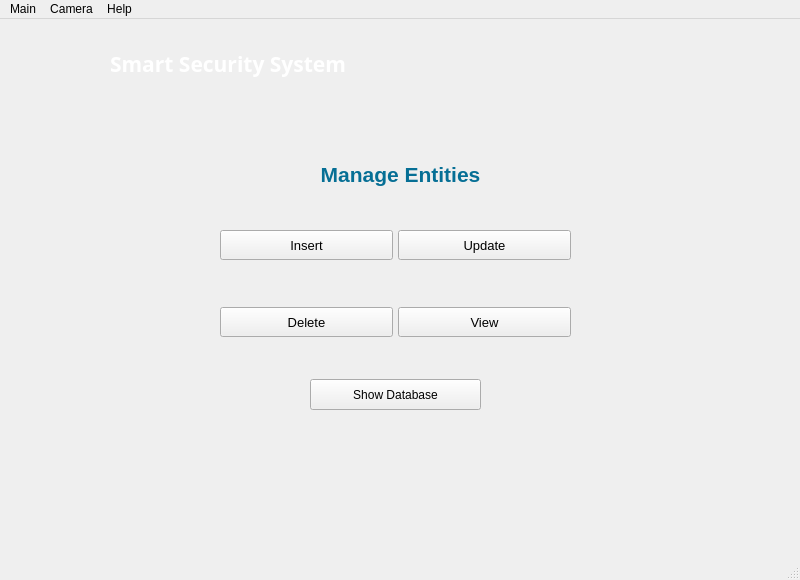
<?xml version="1.0" encoding="UTF-8"?>
<ui version="4.0">
 <class>MainWindow</class>
 <widget class="QMainWindow" name="MainWindow">
  <property name="geometry">
   <rect>
    <x>0</x>
    <y>0</y>
    <width>800</width>
    <height>580</height>
   </rect>
  </property>
  <property name="sizePolicy">
   <sizepolicy hsizetype="Fixed" vsizetype="Preferred">
    <horstretch>0</horstretch>
    <verstretch>0</verstretch>
   </sizepolicy>
  </property>
  <property name="windowTitle">
   <string>MainWindow</string>
  </property>
  <widget class="QWidget" name="centralwidget">
   <widget class="QWidget" name="gridLayoutWidget">
    <property name="geometry">
     <rect>
      <x>220</x>
      <y>170</y>
      <width>351</width>
      <height>191</height>
     </rect>
    </property>
    <layout class="QGridLayout" name="gridLayout">
     <property name="horizontalSpacing">
      <number>5</number>
     </property>
     <item row="0" column="0">
      <widget class="QPushButton" name="insert">
       <property name="minimumSize">
        <size>
         <width>0</width>
         <height>30</height>
        </size>
       </property>
       <property name="maximumSize">
        <size>
         <width>300</width>
         <height>30</height>
        </size>
       </property>
       <property name="font">
        <font>
         <pointsize>10</pointsize>
        </font>
       </property>
       <property name="text">
        <string>Insert</string>
       </property>
       <property name="icon">
        <iconset>
         <normaloff>images/insert.png</normaloff>images/insert.png</iconset>
       </property>
       <property name="iconSize">
        <size>
         <width>30</width>
         <height>30</height>
        </size>
       </property>
      </widget>
     </item>
     <item row="1" column="0">
      <widget class="QPushButton" name="delete_2">
       <property name="minimumSize">
        <size>
         <width>0</width>
         <height>30</height>
        </size>
       </property>
       <property name="maximumSize">
        <size>
         <width>300</width>
         <height>30</height>
        </size>
       </property>
       <property name="font">
        <font>
         <pointsize>10</pointsize>
        </font>
       </property>
       <property name="text">
        <string>Delete</string>
       </property>
       <property name="icon">
        <iconset>
         <normaloff>images/delete.png</normaloff>images/delete.png</iconset>
       </property>
       <property name="iconSize">
        <size>
         <width>28</width>
         <height>28</height>
        </size>
       </property>
      </widget>
     </item>
     <item row="1" column="1">
      <widget class="QPushButton" name="pushButton">
       <property name="minimumSize">
        <size>
         <width>0</width>
         <height>30</height>
        </size>
       </property>
       <property name="maximumSize">
        <size>
         <width>300</width>
         <height>30</height>
        </size>
       </property>
       <property name="font">
        <font>
         <pointsize>10</pointsize>
        </font>
       </property>
       <property name="text">
        <string>View</string>
       </property>
       <property name="icon">
        <iconset>
         <normaloff>images/view.png</normaloff>images/view.png</iconset>
       </property>
       <property name="iconSize">
        <size>
         <width>25</width>
         <height>25</height>
        </size>
       </property>
      </widget>
     </item>
     <item row="0" column="1">
      <widget class="QPushButton" name="update">
       <property name="minimumSize">
        <size>
         <width>0</width>
         <height>30</height>
        </size>
       </property>
       <property name="maximumSize">
        <size>
         <width>300</width>
         <height>30</height>
        </size>
       </property>
       <property name="font">
        <font>
         <pointsize>10</pointsize>
        </font>
       </property>
       <property name="text">
        <string>Update</string>
       </property>
       <property name="icon">
        <iconset>
         <normaloff>images/update.png</normaloff>images/update.png</iconset>
       </property>
       <property name="iconSize">
        <size>
         <width>30</width>
         <height>25</height>
        </size>
       </property>
      </widget>
     </item>
    </layout>
   </widget>
   <widget class="QLabel" name="label_Logo">
    <property name="geometry">
     <rect>
      <x>0</x>
      <y>0</y>
      <width>111</width>
      <height>101</height>
     </rect>
    </property>
    <property name="text">
     <string/>
    </property>
    <property name="pixmap">
     <pixmap>images/Logo.png</pixmap>
    </property>
    <property name="scaledContents">
     <bool>true</bool>
    </property>
   </widget>
   <widget class="QLabel" name="label_Title">
    <property name="geometry">
     <rect>
      <x>110</x>
      <y>10</y>
      <width>291</width>
      <height>71</height>
     </rect>
    </property>
    <property name="font">
     <font>
      <family>Copperplate Gothic Light</family>
      <pointsize>20</pointsize>
      <weight>50</weight>
      <bold>false</bold>
     </font>
    </property>
    <property name="text">
     <string>&lt;html&gt;&lt;head/&gt;&lt;body&gt;&lt;p&gt;&lt;span style=&quot; font-size:16pt; font-weight:600; color:#ffffff;&quot;&gt;Smart Security System&lt;/span&gt;&lt;/p&gt;&lt;/body&gt;&lt;/html&gt;</string>
    </property>
   </widget>
   <widget class="QLabel" name="BG">
    <property name="geometry">
     <rect>
      <x>-10</x>
      <y>-8</y>
      <width>819</width>
      <height>550</height>
     </rect>
    </property>
    <property name="text">
     <string/>
    </property>
    <property name="pixmap">
     <pixmap>images/BG2.png</pixmap>
    </property>
    <property name="scaledContents">
     <bool>true</bool>
    </property>
   </widget>
   <widget class="QLabel" name="label_2">
    <property name="geometry">
     <rect>
      <x>310</x>
      <y>140</y>
      <width>181</width>
      <height>31</height>
     </rect>
    </property>
    <property name="font">
     <font>
      <pointsize>13</pointsize>
     </font>
    </property>
    <property name="text">
     <string>&lt;html&gt;&lt;head/&gt;&lt;body&gt;&lt;p align=&quot;center&quot;&gt;&lt;span style=&quot; font-size:16pt; font-weight:600; color:#066f95;&quot;&gt;Manage Entities&lt;/span&gt;&lt;/p&gt;&lt;/body&gt;&lt;/html&gt;</string>
    </property>
   </widget>
   <widget class="QPushButton" name="pushButton_2">
    <property name="geometry">
     <rect>
      <x>310</x>
      <y>360</y>
      <width>171</width>
      <height>31</height>
     </rect>
    </property>
    <property name="minimumSize">
     <size>
      <width>0</width>
      <height>30</height>
     </size>
    </property>
    <property name="text">
     <string>Show Database</string>
    </property>
    <property name="icon">
     <iconset>
      <normaloff>images/database.png</normaloff>images/database.png</iconset>
    </property>
    <property name="iconSize">
     <size>
      <width>25</width>
      <height>20</height>
     </size>
    </property>
   </widget>
   <zorder>BG</zorder>
   <zorder>gridLayoutWidget</zorder>
   <zorder>label_Logo</zorder>
   <zorder>label_Title</zorder>
   <zorder>label_2</zorder>
   <zorder>pushButton_2</zorder>
  </widget>
  <widget class="QMenuBar" name="menubar">
   <property name="geometry">
    <rect>
     <x>0</x>
     <y>0</y>
     <width>800</width>
     <height>21</height>
    </rect>
   </property>
   <widget class="QMenu" name="menuCamera">
    <property name="title">
     <string>Camera</string>
    </property>
    <addaction name="actionCamera_1"/>
    <addaction name="actionCamera_2"/>
    <addaction name="actionCamera_3"/>
   </widget>
   <widget class="QMenu" name="menuMain">
    <property name="title">
     <string>Main</string>
    </property>
    <addaction name="actionSettings"/>
    <addaction name="actionLog_out"/>
   </widget>
   <widget class="QMenu" name="menuHelp">
    <property name="title">
     <string>Help</string>
    </property>
    <addaction name="actionHelp"/>
    <addaction name="actionAbout_System"/>
   </widget>
   <addaction name="menuMain"/>
   <addaction name="menuCamera"/>
   <addaction name="menuHelp"/>
  </widget>
  <widget class="QStatusBar" name="statusbar"/>
  <action name="actionCamera_1">
   <property name="text">
    <string>Camera 1</string>
   </property>
  </action>
  <action name="actionCamera_2">
   <property name="text">
    <string>Camera 2</string>
   </property>
  </action>
  <action name="actionCamera_3">
   <property name="text">
    <string>Camera 3</string>
   </property>
  </action>
  <action name="actionLog_out">
   <property name="text">
    <string>Log out</string>
   </property>
  </action>
  <action name="actionSettings">
   <property name="text">
    <string>Settings</string>
   </property>
  </action>
  <action name="actionHelp">
   <property name="text">
    <string>Help</string>
   </property>
  </action>
  <action name="actionAbout_System">
   <property name="text">
    <string>About System</string>
   </property>
  </action>
 </widget>
 <resources/>
 <connections/>
</ui>
